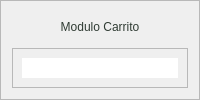
               <widget class="QFrame" name="frame_39">
                <property name="frameShape">
                 <enum>QFrame::StyledPanel</enum>
                </property>
                <property name="frameShadow">
                 <enum>QFrame::Raised</enum>
                </property>
                <layout class="QVBoxLayout" name="verticalLayout_12">
                 <item>
                  <widget class="QLabel" name="label_55">
                   <property name="minimumSize">
                    <size>
                     <width>0</width>
                     <height>30</height>
                    </size>
                   </property>
                   <property name="maximumSize">
                    <size>
                     <width>16777215</width>
                     <height>30</height>
                    </size>
                   </property>
                   <property name="styleSheet">
                    <string notr="true">color: rgb(48, 60, 52);
font: bold 15pt &quot;Nunito&quot;;</string>
                   </property>
                   <property name="text">
                    <string>Modulo Carrito</string>
                   </property>
                   <property name="alignment">
                    <set>Qt::AlignCenter</set>
                   </property>
                  </widget>
                 </item>
                 <item>
                  <widget class="QFrame" name="frame_43">
                   <property name="frameShape">
                    <enum>QFrame::StyledPanel</enum>
                   </property>
                   <property name="frameShadow">
                    <enum>QFrame::Raised</enum>
                   </property>
                   <layout class="QHBoxLayout" name="horizontalLayout_26">
                    <item>
                     <widget class="QFrame" name="frame_44">
                      <property name="styleSheet">
                       <string notr="true">border-top-left-radius:25px;
border-top-right-radius:25px;
border-bottom-left-radius:25px;
border-bottom-right-radius:25px;
background-color: rgb(255, 255, 255);</string>
                      </property>
                      <property name="frameShape">
                       <enum>QFrame::StyledPanel</enum>
                      </property>
                      <property name="frameShadow">
                       <enum>QFrame::Raised</enum>
                      </property>
                      <widget class="QTableWidget" name="bd_carrito">
                       <property name="geometry">
                        <rect>
                         <x>10</x>
                         <y>20</y>
                         <width>750</width>
                         <height>811</height>
                        </rect>
                       </property>
                       <property name="maximumSize">
                        <size>
                         <width>750</width>
                         <height>16777215</height>
                        </size>
                       </property>
                       <property name="styleSheet">
                        <string notr="true">font: bold 9pt &quot;Nunito&quot;;</string>
                       </property>
                       <property name="lineWidth">
                        <number>1</number>
                       </property>
                       <attribute name="verticalHeaderVisible">
                        <bool>false</bool>
                       </attribute>
                       <column>
                        <property name="text">
                         <string>Detalle</string>
                        </property>
                       </column>
                       <column>
                        <property name="text">
                         <string>Unidad</string>
                        </property>
                       </column>
                       <column>
                        <property name="text">
                         <string>Cantidad</string>
                        </property>
                       </column>
                       <column>
                        <property name="text">
                         <string>Precio_Unitario</string>
                        </property>
                       </column>
                       <column>
                        <property name="text">
                         <string>Precio_Total</string>
                        </property>
                       </column>
                       <column>
                        <property name="text">
                         <string>Acciones</string>
                        </property>
                       </column>
                      </widget>
                     </widget>
                    </item>
                   </layout>
                  </widget>
                 </item>
                </layout>
               </widget>
